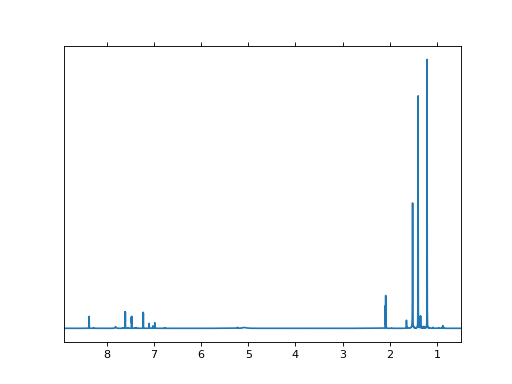

Here is the Python script that generated this plot:
import numpy as np
import matplotlib.pylab as plt

data_file = open('nmr_data.txt')

intensity = []

for line in data_file:
    if 'LEFT' in line:
        sp = line.split()
        left = float(sp[3])
        right = float(sp[-2])

    elif 'SIZE' in line:
        sp = line.split()
        size = int(sp[3])

    elif line[0] == '#':
        continue

    else:
        intensity.append( line )

ppm = np.linspace(left, right, size)
intensity = np.array(intensity, dtype=float)

plt.plot(ppm, intensity, '-')
plt.xlim(8.9, 0.5)
plt.yticks([])
plt.tick_params(top='off')

plt.show()
